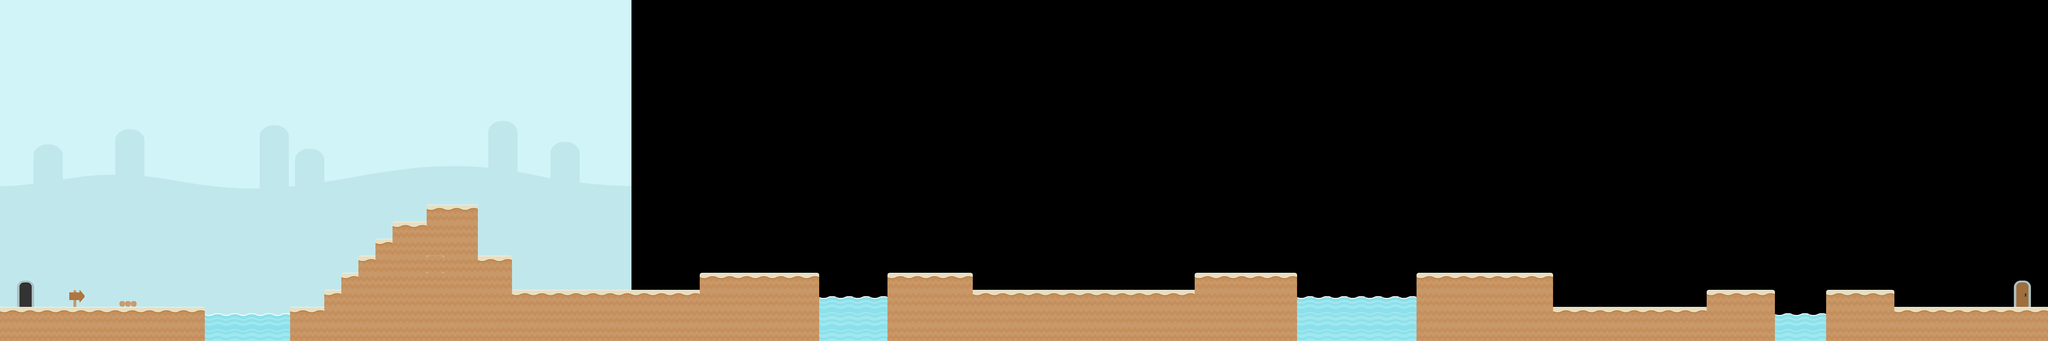

The image is a tile-based game level rendered from a .tmx file. Its description and source (layers, tilesets, objects; grid data summarised) follow:
An orthogonal 120x20 tile map with 70x70 px tiles, 2 tile layers (Background, Map), 2 tilesets.

<map version="1.2" tiledversion="1.2.4" orientation="orthogonal" renderorder="right-down" width="120" height="20" tilewidth="70" tileheight="70" infinite="0" nextlayerid="6" nextobjectid="26">
 <tileset firstgid="1" name="tiles_spritesheet" tilewidth="70" tileheight="70" spacing="2" tilecount="522" columns="18">
  <image source="../Documents/GitHub/Mamausa-Jump/Mamausa-Jump/Game/maps/tiles_spritesheet.png" width="1294" height="2086" />
 </tileset>
 <tileset firstgid="523" name="bg_grasslands" tilewidth="70" tileheight="70" tilecount="3420" columns="171">
  <image source="../Documents/GitHub/Mamausa-Jump/Mamausa-Jump/Game/maps/bg_grasslands.png" width="12000" height="1400" />
 </tileset>
 <layer id="1" name="Background" width="120" height="20">
  <data>[2400 cells, 740 non-empty, 729 distinct tile ids]</data>
 </layer>
 <layer id="2" name="Map" width="120" height="20">
  <data>[2400 cells, 385 non-empty, 13 distinct tile ids]</data>
 </layer>
 <objectgroup id="3" name="Platforms" />
 <objectgroup id="4" name="death_collider" />
 <objectgroup id="5" name="end_collider" />
</map>